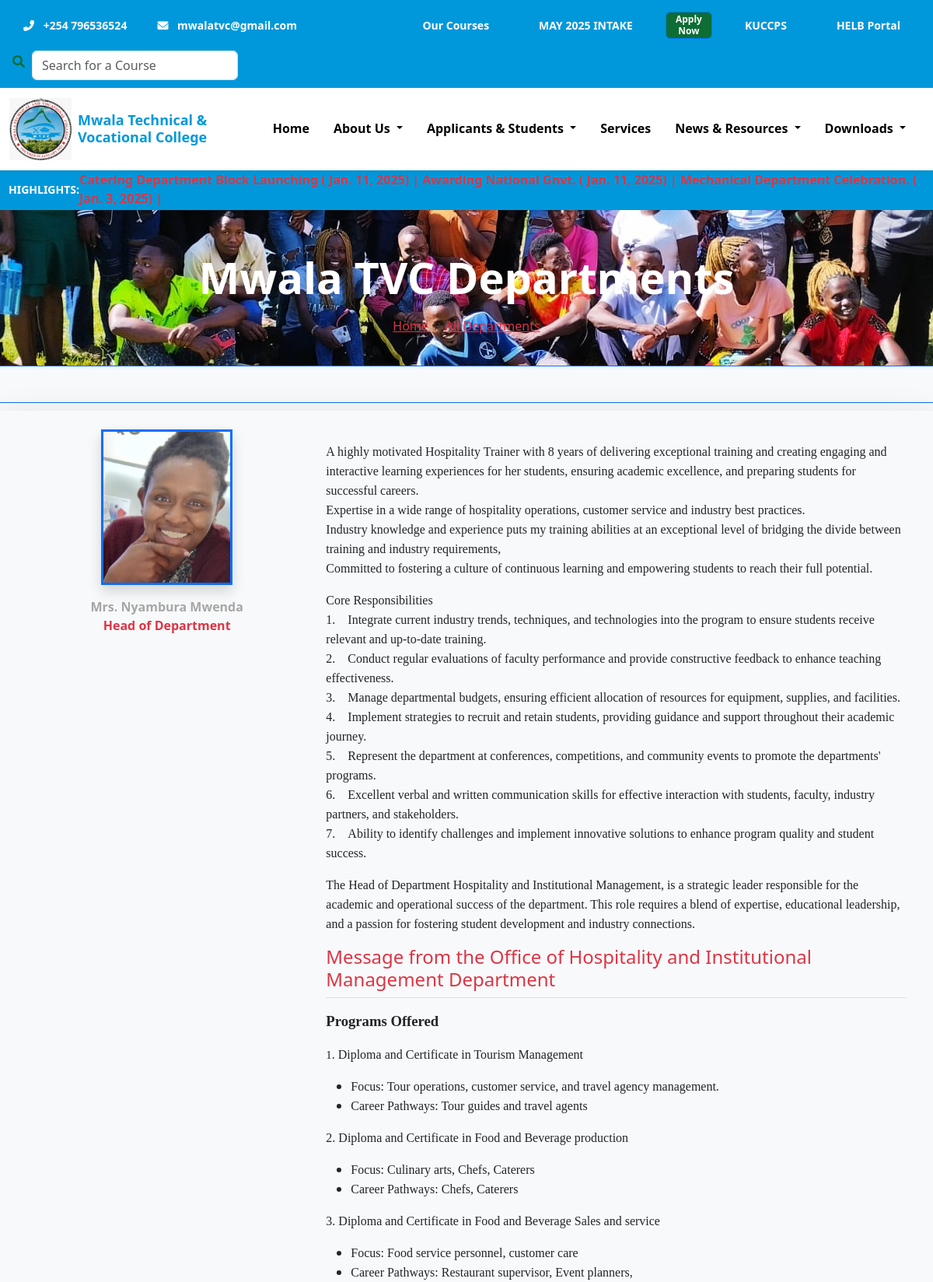
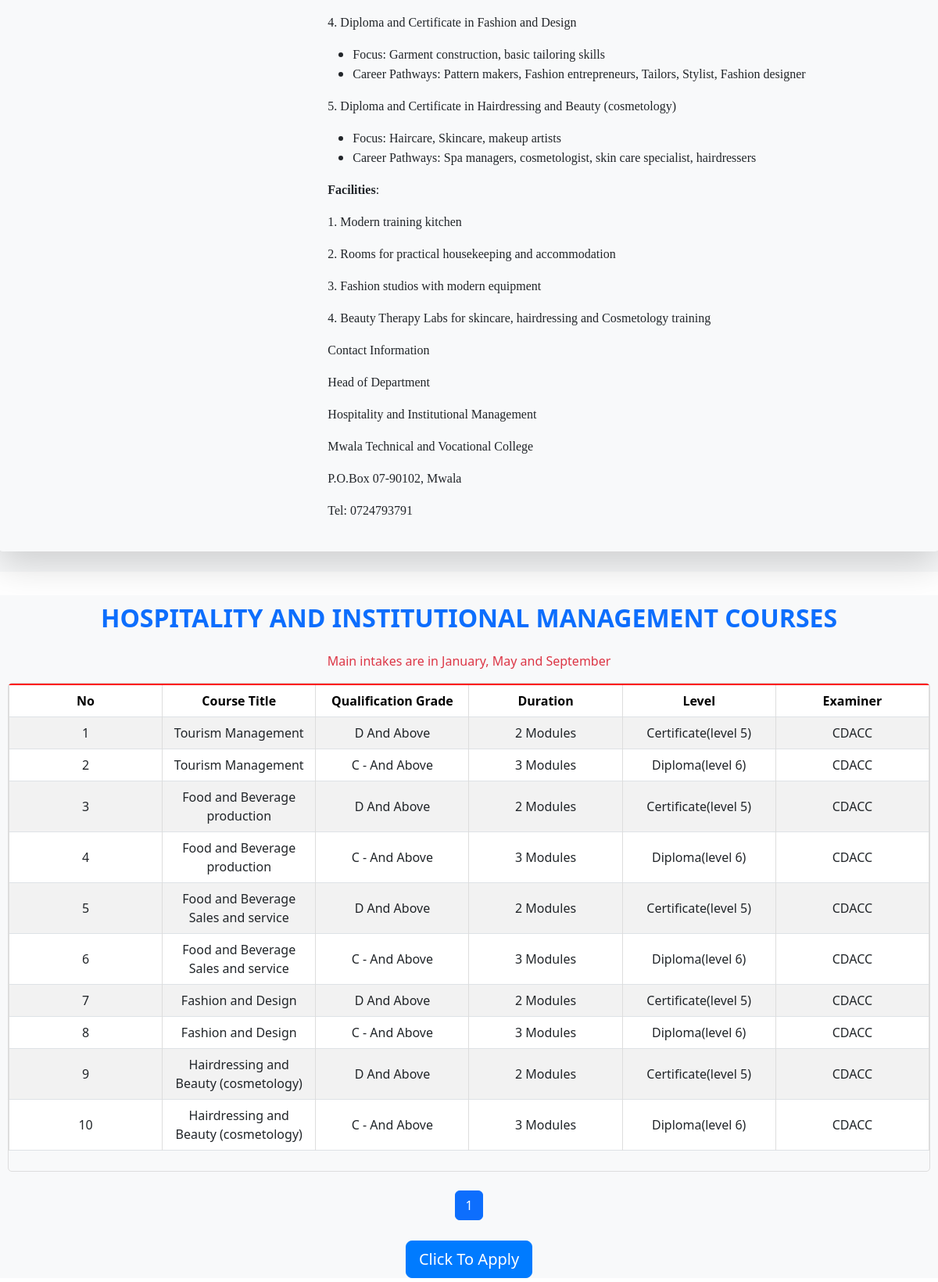
The app's page /departments/3/ (upper part) with its own data (2 pictures, top to bottom).
### mwala_app/models.py (models this page shows, shortened)
class Department(models.Model):
    id = models.AutoField(primary_key=True)  # Auto-incrementing primary key
    title = models.CharField(max_length=200)  # Department title
    image = models.ImageField(upload_to='department_images/', blank=True, null=True)  # Department image
    hod_image = models.ImageField(upload_to='hod_images/', blank=True, null=True)
    description =models.CharField(max_length=1200)  # Detailed description of the department
    hod_name = models.CharField(max_length=150)  # Head of Department's name
    hod_message =RichTextUploadingField()  # Message from the Head of Department
    hod_info =RichTextUploadingField(max_length=12000, blank=True, null=True)

class Course(models.Model):
    EXAMINATION_BODY_CHOICES = [
        ('KNEC', 'KNEC'),
        ('CDACC', 'CDACC'),
        ('KASNEB', 'KASNEB'),
    ]
    COURSE_LEVEL_CHOICES = [
        ('Diploma(level 6)', 'Diploma(level 6)'),
        ('Certificate(level 5)', 'Certificate(level 5)'),
        ('Artisan(level 4)', 'Artisan(level 4)'),
        ('Short Courses(level 3)', 'Short Courses(level 3)'),
        ('Accounting', 'Accounting'),
        ('NITA', 'NITA'),
    ]
    id = models.AutoField(primary_key=True)
    description =RichTextUploadingField()
    course_name = models.CharField(max_length=255)
    department = models.ForeignKey(Department, on_delete=models.CASCADE, related_name='courses')
    qualification = models.CharField(max_length=255)
    duration = models.CharField(max_length=100)
    examination_body = models.CharField(
        max_length=10,
        choices=EXAMINATION_BODY_CHOICES
    )
    course_level = models.CharField(
        max_length=200,
        choices=COURSE_LEVEL_CHOICES
    )

### mwala_app/views.py (the view)
# urls.py: path('departments/<int:department_id>/', views.department_details, name='department_details'),
def department_details(request, department_id):
    department = get_object_or_404(Department, id=department_id)
    courses = department.courses.all()
    paginator = Paginator(courses, 10)
    page_number = request.GET.get('page')
    page_courses = paginator.get_page(page_number)
    return render(request, 'departments/department_details.html', {
        'department': department,
        'courses': page_courses
    })

### templates/departments/department_details.html (shortened to what this page needs)
{% extends 'base.html' %}
{% load static %}
{% block content %}
    <section class="breadcrumb-section text-white d-flex align-items-center"
            style="background-image: url('{% static "assets/images/mwala_img3.jpg" %}'); height: 200px; backgroundsize: cover; background-position: center;">
        <div class="container">
            <div class="row justify-content-center">
                <div class="col-lg-8 text-center">
                    <div class="breadcrumb__text">
                        <h3 class="display-4 fw-bold mb-3">Mwala TVC Departments</h3>
                        <nav class="breadcrumb d-inline-flex bg-transparent p-0">
                            <a href="{% url 'mwala_app:index' %}" class="breadcrumb-item text-danger">Home</a>
                            <a href="{% url 'mwala_app:index' %}" class="breadcrumb-item text-danger"> All Departments</a>
                        </nav>
                    </div>
                </div>
            </div>
        </div>
    </section>
    <section class="principal-message py-3 bg-light border-top border-primary"data-aos="fade-up">
        <div class="container border-top border-primary">
            <div class="row shadow-lg rounded department-meassage p-4 d-flex align-items-start">
                <div class="col-md-4 text-center mb-4 mb-md-0"data-aos="fade-right">
                    {% if department.hod_image %}
                        <img src="{{ department.hod_image.url }}" class="img-fluid  border border-3 border-primary shadow" alt="{{ department.title }}">
                    {% else %}
                        <img src="{% static 'assets/images/default_img.jpeg' %}" class="img-fluid  border border-3 border-primary shadow" alt="{{ department.title }}">
                    {% endif %}
                    <p class="mt-3 fw-bold text-danger">
                        <span class="text-muted">{{ department.hod_name }}</span><br>
                       Head of Department
                    </p>
                </div>
                <div class="col-md-8">
                    <p class="text-justify ">
                        {{ department.hod_info|safe }}
                    </p>
                    <h4 class="text-danger border-bottom pb-2">  Message from the Office of {{ department.title }} Department</h4>
                    <p class="text-justify ">
                        {{ department.hod_message|safe }}
                    </p>
                </div>
            </div>
        </div>
    </section>
    <section class="courses-table py-0 bg-light"data-aos="fade-up">
        <div class="container">
            <h2 class="text-center mb-4 text-primary">{{ department.title }} courses</h2>
            <p class="text-center text-danger text-bold">Main intakes are in January, May and September</p>
            <div class="table-responsive">
                <table class="table table-striped table-hover table-bordered align-middle" style="border-top: 2px solid red;">
                    <thead class="table text-center">
                        <tr>
                            <th scope="col">No</th>
                            <th scope="col">Course Title</th>
                            <th scope="col">Qualification Grade</th>
                            <th scope="col">Duration</th>
                            <th scope="col">Level</th>
                            <th scope="col">Examiner</th>
                        </tr>
                    </thead>
                    <tbody>
                        {% for course in courses %}
                        <tr>
                            <td>{{ forloop.counter }}</td>
                            <td>{{ course.course_name }}</td>
                            <td>{{ course.qualification }}</td>
                            <td>{{ course.duration }}</td>
                            <td>{{ course.course_level }}</td>
                            <td>{{ course.examination_body }}</td>
                        </tr>
                        {% empty %}
                        <tr>
                            <td colspan="6" class="text-center text-danger">No courses available for this department.</td>
                        </tr>
                        {% endfor %}
                    </tbody>
                </table>
            </div>
            <div class="d-flex justify-content-center mt-4">
                <nav aria-label="Page navigation">
                    <ul class="pagination">
                        {% for page_num in courses.paginator.page_range %}
                            <li class="page-item {% if courses.number == page_num %}active{% endif %}">
                                <a class="page-link" href="?page={{ page_num }}">{{ page_num }}</a>
                            </li>
                        {% endfor %}
                    </ul>
                </nav>
            </div>
        </div>
    </section>
    <section class="apply-section d-flex align-items-center justify-content-center vh-12 bg-light mb-2">
        <a href="{% url 'mwala_app:onlineApplication' %}" class="btn btn-primary btn-lg">Click To Apply</a>
    </section>
{% endblock %}

### templates/header.html (shortened to what this page needs)
{% load static %}
<header class="bg-light">
    <div class="main-nav d-flex justify-content-between align-items-center flex-wrap w-100">
        <div class="contact-info d-flex align-items-center">
            <a href="tel:+254712345678" class="text-white me-4">
                <i class="fas fa-phone-alt me-2"></i> +254 796536524
            </a>
            <a href="mailto:mwalatvc@gmail.com" class="text-white">
                <i class="fas fa-envelope me-2"></i> mwalatvc@gmail.com
            </a>
        </div>
        <nav class="nav-links">
            <a href="{% url 'mwala_app:allCourses' %}">Our Courses</a>
            <a href="{% url 'mwala_app:onlineApplication' %}">MAY 2025 INTAKE</a>
            <a href="{% url 'mwala_app:onlineApplication' %}" class="btn btn-danger move" style="font-size: 10px; color: white; background-color: #0D6D35; text-align: center; margin:5px; font-size: 12px;">Apply Now</a>
            <a href="https://students.kuccps.net/login/">KUCCPS</a>
            <a href="https://portal.hef.co.ke/auth/signin" class="special-link">HELB Portal</a>
        </nav>
        <div class="nav-item-search d-flex align-items-center">
            <button id="searchToggle" class="btn btn-link p-0 me-2">
                <i class="fas fa-search" style="color:#0D6D35;"></i>
            </button>
            <form action="{% url 'mwala_app:allCourses' %}" method="get">
                <input type="text" name="q" id="searchInput" class="form-control search-input me-2" placeholder="Search for a Course" value="{{ query|default:'' }}">
            </form>
        </div>
    </div>
</header>
<header class="header sticky-top header-border ">
    <nav class="navbar navbar-expand-lg navbar-light bg-white shadow-sm py-2">
        <div class="container-fluid">
            <a class="navbar-brand d-flex align-items-center text-decoration-none" href="{% url 'mwala_app:index' %}"data-aos="fade-right">
                <img src="{% static 'assets\images\mwala_logo.jpg' %}" alt="Mwala Logo" height="80px" width="80px" class="me-2">
                <span style="color: #0098DB; font-size: 18px; line-height: 1.2; font-weight: bold;">
                    Mwala Technical &<br>Vocational College
                </span>
            </a>
            <div class="collapse navbar-collapse" id="navbarNav">
                <ul class="navbar-nav ms-auto">
                    <li class="nav-item">
                        <a href="{% url 'mwala_app:index' %}" class="nav-link active">Home</a>
                    </li>
                    <li class="nav-item dropdown about position-static">
                        <a class="nav-link dropdown-toggle" href="#" id="aboutDropdown" role="button" data-bs-toggle="dropdown" aria-expanded="false">
                            About Us
                        </a>
                    </li>
                    <li class="nav-item dropdown applicant position-static">
                        <a class="nav-link dropdown-toggle" href="#" id="aboutDropdown" role="button" data-bs-toggle="dropdown" aria-expanded="false">
                            Applicants & Students
                        </a>
                    </li>
                    <li class="nav-item">
                        <a href="{% url 'mwala_app:mwalaServices' %}" class="nav-link active">Services</a>
                    </li>
                    <li class="nav-item dropdown resources position-static">
                        <a class="nav-link dropdown-toggle" href="#" id="aboutDropdown" role="button" data-bs-toggle="dropdown" aria-expanded="false">
                            News & Resources
                        </a>
                    </li>
                    <li class="nav-item dropdown download position-static">
                        <a class="nav-link dropdown-toggle" href="#" id="aboutDropdown" role="button" data-bs-toggle="dropdown" aria-expanded="false">
                            Downloads
                        </a>
                    </li>
                </ul>
            </div>
        </div>
    </nav>
</header>
<header>
    <div class="breaking-news">
        <span>HIGHLIGHTS:</span>
        <marquee behavior="scroll" direction="left" scrollamount="8">
            {% for news_item in breaking_news %}
               <a href="{% url 'mwala_app:newsEvents' %}" class="text-decoration-none text-danger" >{{ news_item.title }} ( {{ news_item.date }}) |</a>
            {% endfor %}
        </marquee>
    </div>
</header>

### records on screen
Department: hod_image (picture), hod_name "Mrs. Nyambura Mwenda", hod_info "A highly motivated Hospitality Trainer with 8 years of delivering exceptional training and creating engaging and interactive learning experiences for her students, ensuring academic excellence, and preparing students for successful careers. Expertise in a wide range of hospitality operations, customer service and industry best practices. Industry knowledge and experience puts my training abilities at an exceptional level of bridging the divide between training and industry requirements, Committed to fostering a culture of continuous learning and empowering students to reach their full potential. Core Responsibilities 1. Integrate current industry trends, techniques, and technologies into…", title "Hospitality and Institutional Management", hod_message "Programs Offered 1 . Diploma and Certificate in Tourism Management Focus: Tour operations, customer service, and travel agency management. Career Pathways: Tour guides and travel agents 2. Diploma and Certificate in Food and Beverage production Focus: Culinary arts, Chefs, Caterers Career Pathways: Chefs, Caterers 3. Diploma and Certificate in Food and Beverage Sales and service Focus: Food service personnel, customer care Career Pathways: Restaurant supervisor, Event planners, 4. Diploma and Certificate in Fashion and Design Focus: Garment construction, basic tailoring skills Career Pathways: Pattern makers, Fashion entrepreneurs, Tailors, Stylist, Fashion designer 5. Diploma and…", title "HOSPITALITY AND INSTITUTIONAL MANAGEMENT"
Course: course_name "Tourism Management", qualification "D And Above", duration "2 Modules", course_level "Certificate(level 5)", examination_body "CDACC"
Course: course_name "Tourism Management", qualification "C - And Above", duration "3 Modules", course_level "Diploma(level 6)", examination_body "CDACC"
Course: course_name "Food and Beverage production", qualification "D And Above", duration "2 Modules", course_level "Certificate(level 5)", examination_body "CDACC"
Course: course_name "Food and Beverage production", qualification "C - And Above", duration "3 Modules", course_level "Diploma(level 6)", examination_body "CDACC"
Course: course_name "Food and Beverage Sales and service", qualification "D And Above", duration "2 Modules", course_level "Certificate(level 5)", examination_body "CDACC"
Course: course_name "Food and Beverage Sales and service", qualification "C - And Above", duration "3 Modules", course_level "Diploma(level 6)", examination_body "CDACC"
Course: course_name "Fashion and Design", qualification "D And Above", duration "2 Modules", course_level "Certificate(level 5)", examination_body "CDACC"
Course: course_name "Fashion and Design", qualification "C - And Above", duration "3 Modules", course_level "Diploma(level 6)", examination_body "CDACC"
Course: course_name "Hairdressing and Beauty (cosmetology)", qualification "D And Above", duration "2 Modules", course_level "Certificate(level 5)", examination_body "CDACC"
Course: course_name "Hairdressing and Beauty (cosmetology)", qualification "C - And Above", duration "3 Modules", course_level "Diploma(level 6)", examination_body "CDACC"

### other values on screen
{{ page_num }} "1"
